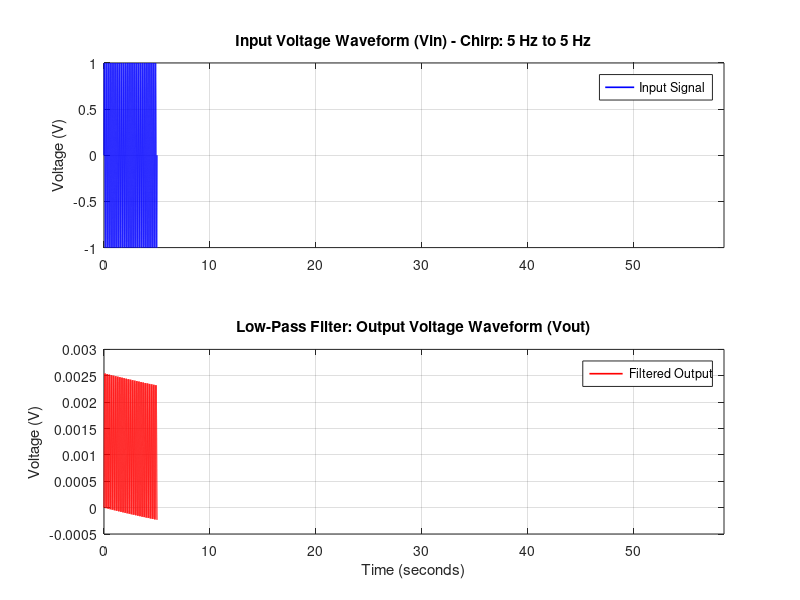

Here is the MATLAB script that generated this plot:

% --- User Interface Input Prompts for Components ---
disp('=== Passive Filter Parameters Configuration ===');
R = input('Enter Resistance R in Ohms (e.g., 1000): ');
C = input('Enter Capacitance C in Farads (e.g., 1e-6): ');
L = input('Enter Inductance L in Henries (e.g., 0.25): ');

% --- User Interface Input Prompts for the Varying Sinusoid ---
disp(' ');
disp('=== Chirp Sinusoid Frequency Vector Configuration ===');
f_start = input('Enter Starting Frequency in Hz (e.g., 10): ');
f_end   = input('Enter Ending Frequency in Hz (e.g., 1000): ');
t_duration = input('Enter Signal Duration in seconds (e.g., 0.5): ');
disp('===============================================');

% --- Build Time and Varying Frequency Vectors ---
% Sampling frequency must be at least 20x higher than the highest frequency
fs = max(10000, f_end * 20); 
dt = 1 / fs;
t = 0:dt:t_duration; % Time vector from 0 to total duration

% Create a sinusoidal signal that varies linearly in frequency from start to finish
input_signal = sin(2 * pi * (f_start + (f_end - f_start) * t / (2 * t_duration)) .* t);

% --- Define Transfer Functions ---
sys_lp = tf(1, [R*C, 1]);
sys_hp = tf([R*C, 0], [R*C, 1]);
sys_bp = tf([R/L, 0], [1, R/L, 1/(L*C)]);
sys_bs = tf([1, 0, 1/(L*C)], [1, R/L, 1/(L*C)]);

% --- Interactive Menu Selection ---
filter_options = {'Low-Pass Filter Only', ...
    'High-Pass Filter Only', ...
    'Bandpass Filter Only', ...
    'Bandstop Filter Only'};

choice = menu('Select the Filter to Simulate:', filter_options);

% Assign selected system model based on user menu choice
switch choice
    case 1, sys_active = sys_lp; filter_name = 'Low-Pass';
    case 2, sys_active = sys_hp; filter_name = 'High-Pass';
    case 3, sys_active = sys_bp; filter_name = 'Bandpass';
    case 4, sys_active = sys_bs; filter_name = 'Bandstop';
    otherwise
        disp('Simulation canceled by user.');
        return;
end

% --- Simulate the System Response ---
output_signal = lsim(sys_active, input_signal, t);

% --- Plot Waveforms in Separated Graphs ---
figure('Name', ['Separated Waveforms: ' filter_name], 'NumberTitle', 'off');

% Subplot 1: Input Voltage Waveform (Top)
subplot(2, 1, 1);
plot(t, input_signal, 'b-', 'LineWidth', 1.2);
grid on;
ylabel('Voltage (V)');
title(sprintf('Input Voltage Waveform (Vin) - Chirp: %.0f Hz to %.0f Hz', f_start, f_end));
legend('Input Signal', 'Location', 'best');

% Subplot 2: Output Voltage Waveform (Bottom)
subplot(2, 1, 2);
plot(t, output_signal, 'r-', 'LineWidth', 1.2);
grid on;
xlabel('Time (seconds)');
ylabel('Voltage (V)');
title(sprintf('%s Filter: Output Voltage Waveform (Vout)', filter_name));
legend('Filtered Output', 'Location', 'best');

% Link the X-axes together so zooming/panning on one updates the other instantly
linkaxes(get(gcf, 'Children'), 'x');
